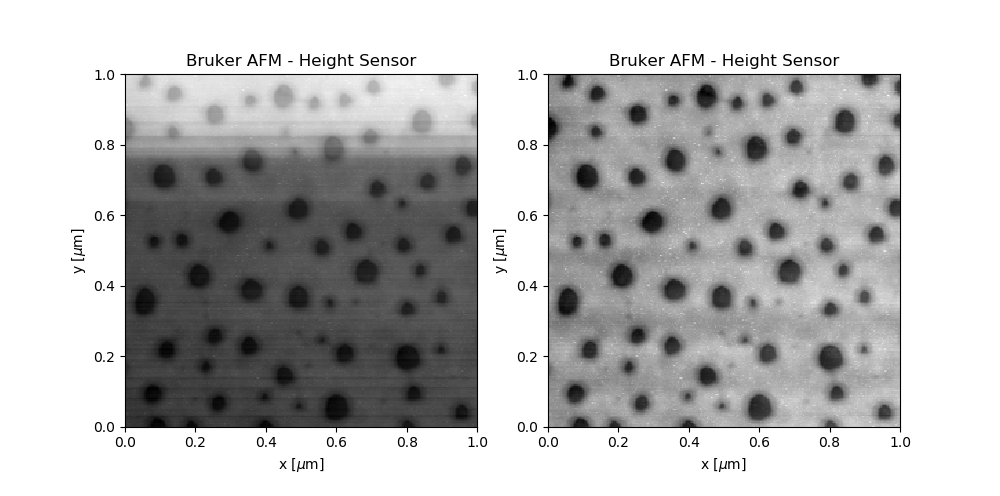
#> input picture AFM/AFM_basic_1.png, 1000 x 496 px
$ python -i AFM_hole_detection.py   (imports and definitions only)   (older library calls are emulated)
#> lines starting #> are read from the running program, lines starting #| are printed output that depends on the picture; after the words box and inside, x2 and y2 are one past the last pixel; in counts of white or black regions, pixels touching at a corner belong together
#> further down, picture is the input picture: shape (496, 1000); min 0, max 255, mean 186.6
# -*- coding: utf-8 -*-
"""
How to detect holes in a AFM picture (diameters and depths)

This script uses pySPM, you can download it from https://github.com/scholi/pySPM
Documentation is here https://github.com/scholi/pySPM/blob/master/doc/pySPM%20Documentation.ipynb
You have to instal it for example with 'Conda install [your_Package]' in anaconda prompt.
"""

import pySPM
import numpy as np
import numpy.ma as ma
import matplotlib.pyplot as plt
import os
import ntpath
from math import sqrt, pi
from skimage.feature import blob_log
from skimage import exposure, filters
from skimage import segmentation, measure, morphology, draw
from skimage import img_as_ubyte
from scipy import ndimage

# [16 lines left out: function correct_lines_objects, not called in this run]

def find_holes(im, min_sigma=1, max_sigma=25, num_sigma=20, threshold=.1):
    """
    find holes in a picture
    input : image
    output : image 0=background int=different regions=holes
    """
#> called with min_sigma = 1, max_sigma = 25, num_sigma = 20, threshold = 0.1
    #Pretreatment
    p_min = np.amin(im)
#> p_min = 0
    p_max = np.amax(im)
#> p_max = 255
    im_corrected_g = img_as_ubyte(1-(im-p_min)/(p_max-p_min))
    im_cor_eq = exposure.equalize_adapthist(im_corrected_g)
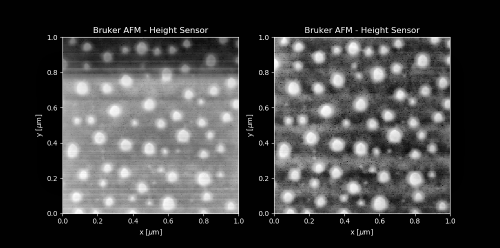
#> im_cor_eq: shape (496, 1000) float64 (shown at 1/2 size); min 0, max 1, mean 0.258

    #Use blob_log fonction (Laplacian of Gaussian) to find approach size of holes
    #to stay short time analysis : num_sigma=20
    #to small holes : min_sigma=1 , max_sigma=25
    #to big holes : min_sigma=15 , max_sigma=60
    blobs_log = blob_log(im_cor_eq, min_sigma=min_sigma , max_sigma=max_sigma, num_sigma=num_sigma, threshold=threshold)
#> blobs_log = 955 rows, first 8: [55, 252, 1], [58, 805, 1], [58, 382, 1], [64, 382, 1], [64, 411, 1], [58, 660, 1], [64, 805, 1], [64, 199, 1]
    blobs_log[:, 2] = blobs_log[:, 2] * sqrt(2)

    #plot holes, the black area (0) will be the background marker
    blob=np.zeros(np.shape(im))
    for i in range(len(blobs_log[:,0])):
        r,c=draw.circle(blobs_log[i][0], blobs_log[i][1], blobs_log[i][2], shape=np.shape(im))
        blob[r,c]=1
#> this loop made 955 passes
#> (r, c) on passes 1 to 3: ([54, 54, 54, 55, 55, 55, 56, 56, 56], [251, 252, 253, 251, 252, 253, 251, 252, 253]), ([57, 57, 57, 58, 58, 58, 59, 59, 59], [804, 805, 806, 804, 805, 806, 804, 805, 806]), ([57, 57, 57, 58, 58, 58, 59, 59, 59], [381, 382, 383, 381, 382, 383, 381, 382, 383])
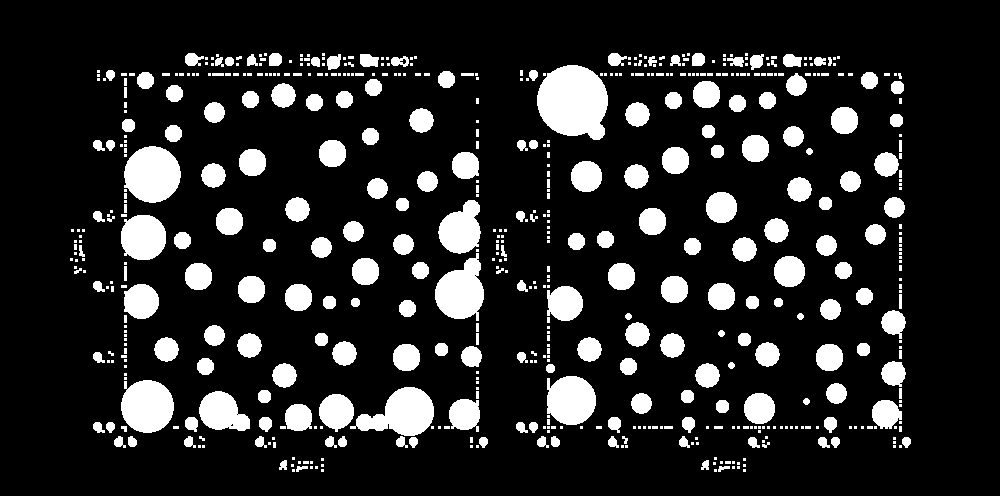
#> blob: shape (496, 1000) float64; values 0 (black) and 1 (white), 14.9% white; 584 white regions (363 under 20 px), largest, box (x1, y1, x2, y2) and area: (537, 65, 608, 140) 4120, (124, 146, 181, 203) 2510, (350, 387, 434, 436) 2379
    blob=morphology.binary_dilation(blob)
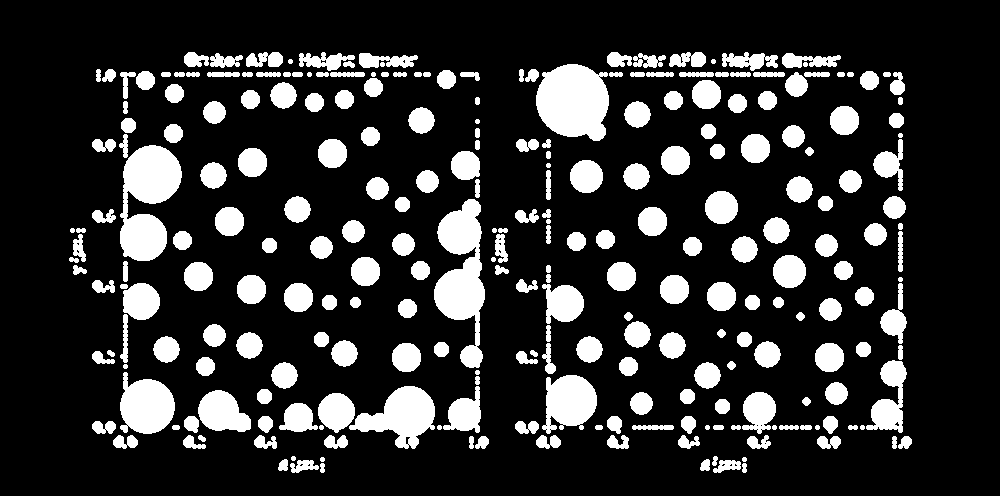
#> blob: shape (496, 1000) bool; 18.2% white; 262 white regions, largest, box (x1, y1, x2, y2) and area: (434, 199, 485, 368) 4674, (120, 145, 182, 261) 4637, (536, 64, 609, 141) 4403

    #plot center of holes, will be markers
    blob_peak=np.zeros(np.shape(im))
    for i in range(len(blobs_log[:,0])):
        r,c=draw.circle(blobs_log[i][0], blobs_log[i][1], 2, shape=np.shape(im))
        blob_peak[r,c]=1
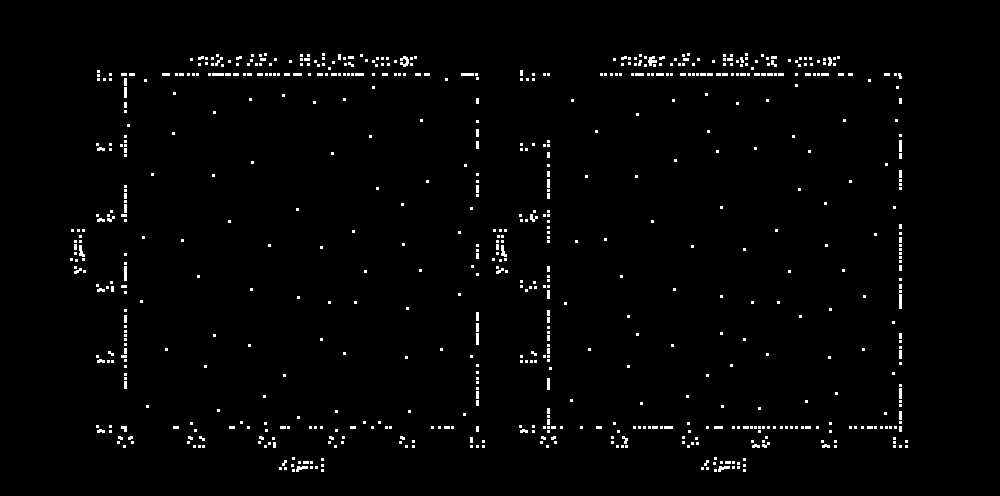
#> blob_peak: shape (496, 1000) float64; values 0 (black) and 1 (white), 1.7% white; 710 white regions (654 under 20 px), largest, box (x1, y1, x2, y2) and area: (400, 56, 409, 67) 61, (648, 56, 657, 66) 54, (124, 266, 127, 281) 45

    #label markers
    markers_black = (blob < 0.4).astype(np.int)
    labels_peaks = measure.label(blob_peak)
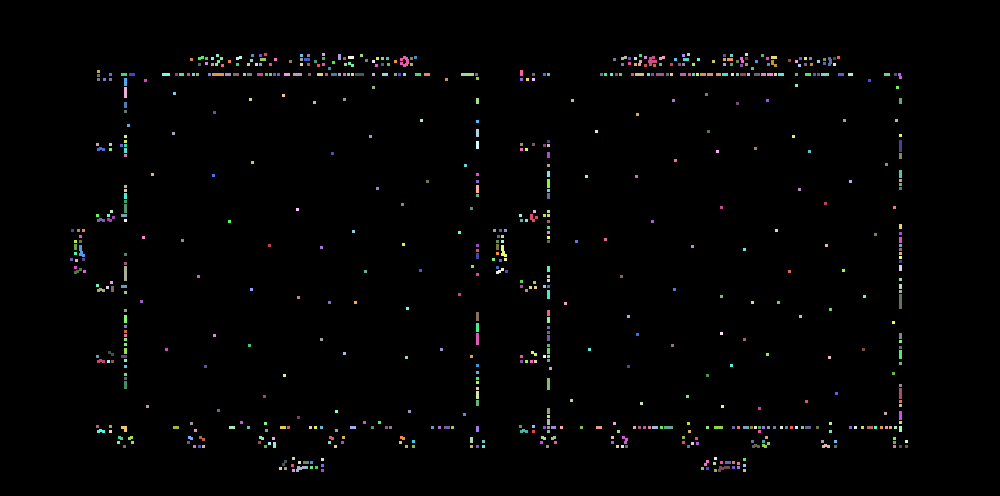
#> labels_peaks: shape (496, 1000) int64; 711 distinct labels, from 0 to 710; one colour per label, 0 black
    markers_black +=  labels_peaks
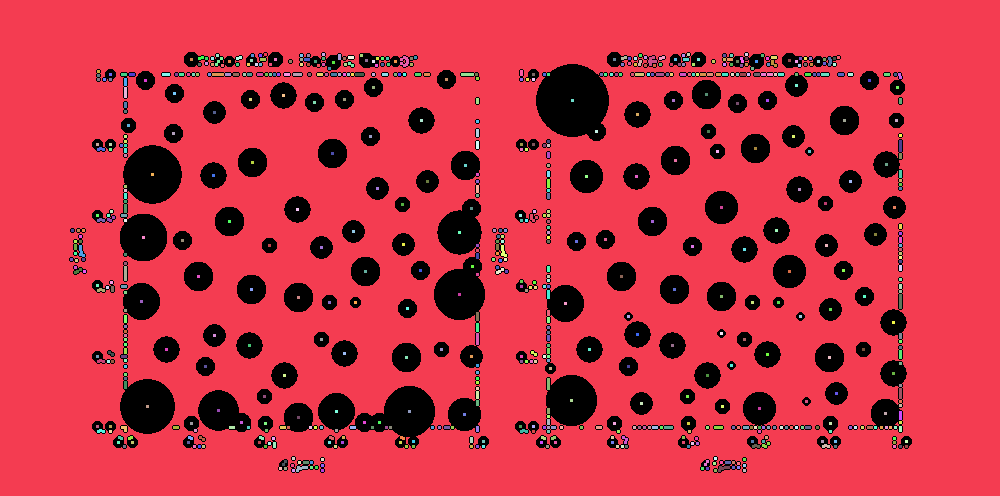
#> markers_black: shape (496, 1000) int64; 711 distinct labels, from 0 to 710; one colour per label, 0 black

    # /!\ watershed method take a gradient in argument
    gradient = ndimage.gaussian_gradient_magnitude(im_cor_eq, 2)
    ws = morphology.watershed(gradient, markers_black)
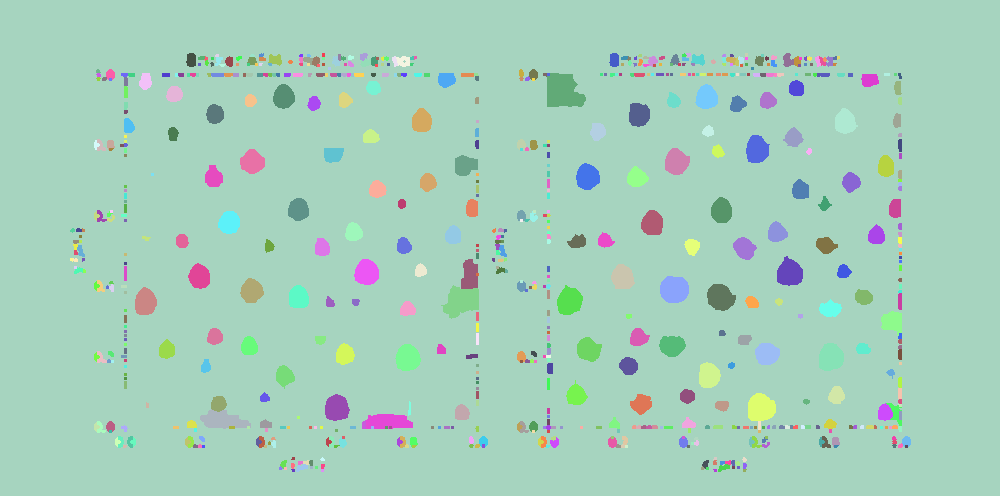
#> ws: shape (496, 1000) int64; 710 distinct labels, from 1 to 710; one colour per label, 0 black
    final=morphology.opening(ws)
#> final: shape (496, 1000) int64; 710 distinct labels, from 1 to 710

    return final

# [52 lines left out: function find_properties, not called in this run]


#Exemple is given for Burker AFM = SVI version
filename = os.path.realpath('image_test_AFM.001')
# [1 line that did not run here, left out]

#Print all possible channels
# [1 line not run here, left out]
#choose your channel
channel="Height Sensor"
# [1 line that did not run here, left out]
# [1 line that did not run here, left out]
#Working with square is simpler and sometimes SVI AFM bugs
# [5 lines that did not run here, left out]

#Best way to correct lines if you have big objects
# [1 line that did not run here, left out]

#Find holes in AFM picture
# [1 line that did not run here, left out]

#Save the scale to convert pixels in lenght
#Here I assume you work in nm
# [4 lines that did not run here, left out]

#Collect dimaeters and depths
# [1 line that did not run here, left out]

##Save data
folder_name = ntpath.dirname(filename)
title = ntpath.basename(filename).replace('.001','')
# [3 lines not run here, left out]

#Plot figure and object coutours
fig, ax = plt.subplots(1,2,figsize=(10,5))
# [2 lines not run here, left out]
# [1 line that did not run here, left out]
# [10 lines not run here, left out]

>>> import cv2
>>> picture = cv2.imread('AFM_basic_1.png', cv2.IMREAD_GRAYSCALE)
>>> result = find_holes(picture)

$ run again, on AFM/AFM_basic_2.png
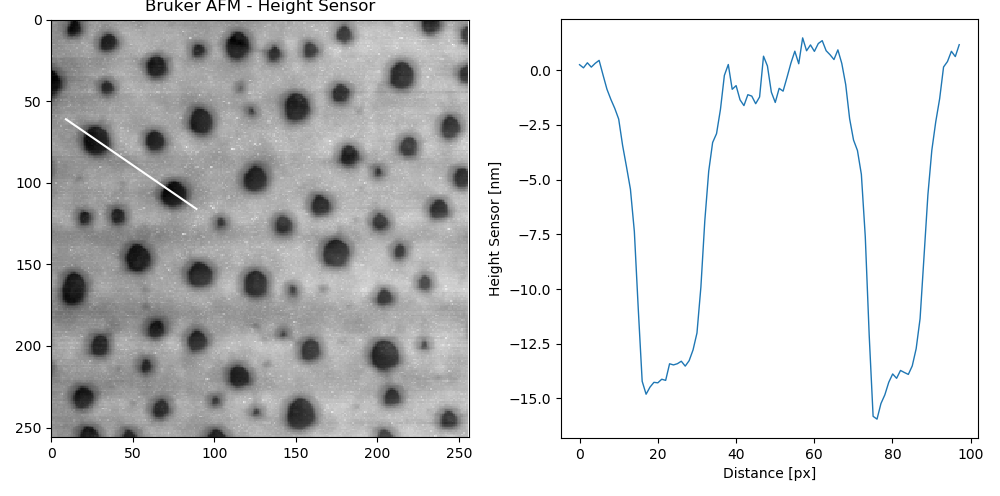
#> input picture AFM/AFM_basic_2.png, 1000 x 496 px
#> p_min = 0
#> p_max = 255
#> blobs_log = 1209 rows, first 8: [3, 341, 1], [3, 196, 1], [9, 341, 1], [254, 491, 1], [9, 238, 1], [9, 158, 1], [9, 260, 1], [9, 229, 1]
#> the loop in find_holes, `for i in range(len(blobs_log[:,0])):` made 1209 passes
#> (r, c) on passes 1 to 3: ([2, 2, 2, 3, 3, 3, 4, 4, 4], [340, 341, 342, 340, 341, 342, 340, 341, 342]), ([2, 2, 2, 3, 3, 3, 4, 4, 4], [195, 196, 197, 195, 196, 197, 195, 196, 197]), ([8, 8, 8, 9, 9, 9, 10, 10, 10], [340, 341, 342, 340, 341, 342, 340, 341, 342])
#> after the loop in find_holes, `for i in range(len(blobs_log[:,0])):`:
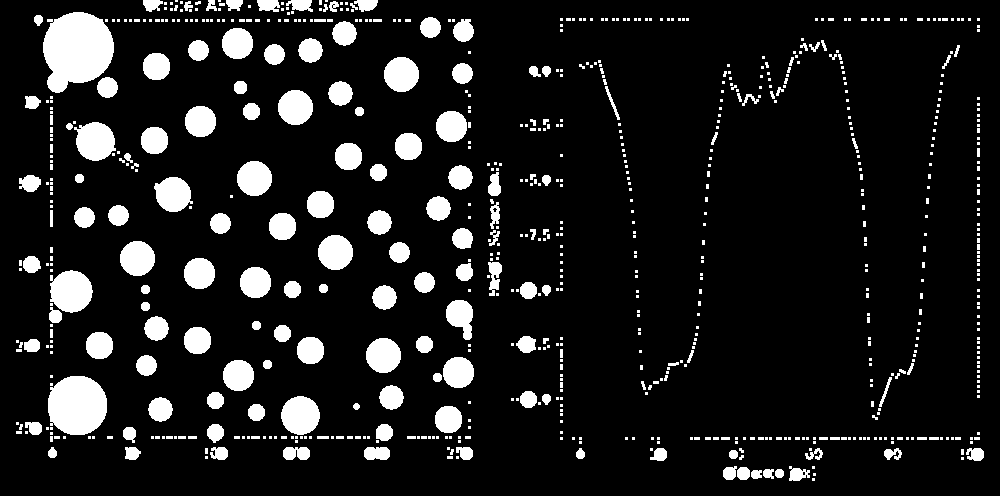
#> blob: shape (496, 1000) float64; values 0 (black) and 1 (white), 11.5% white; 762 white regions (592 under 20 px), largest, box (x1, y1, x2, y2) and area: (43, 12, 114, 93) 4251, (48, 376, 107, 435) 2831, (50, 270, 93, 313) 1419
#> labels_peaks: shape (496, 1000) int64; 860 distinct labels, from 0 to 859
#> in find_holes, `ws = morphology.watershed(gradient, markers_black)`:
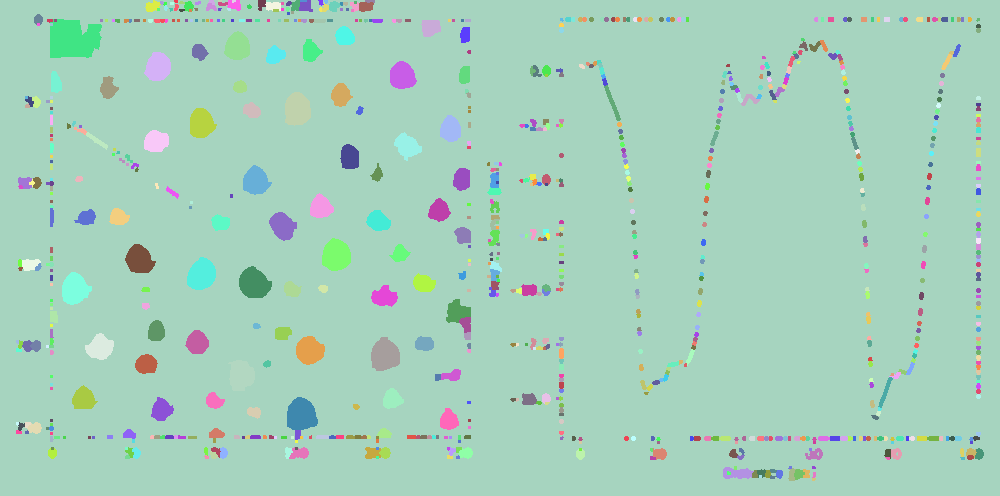
#> ws: shape (496, 1000) int64; 859 distinct labels, from 1 to 859; one colour per label, 0 black
#> final: shape (496, 1000) int64; 859 distinct labels, from 1 to 859

$ run again, on AFM/AFM_basic_3.png
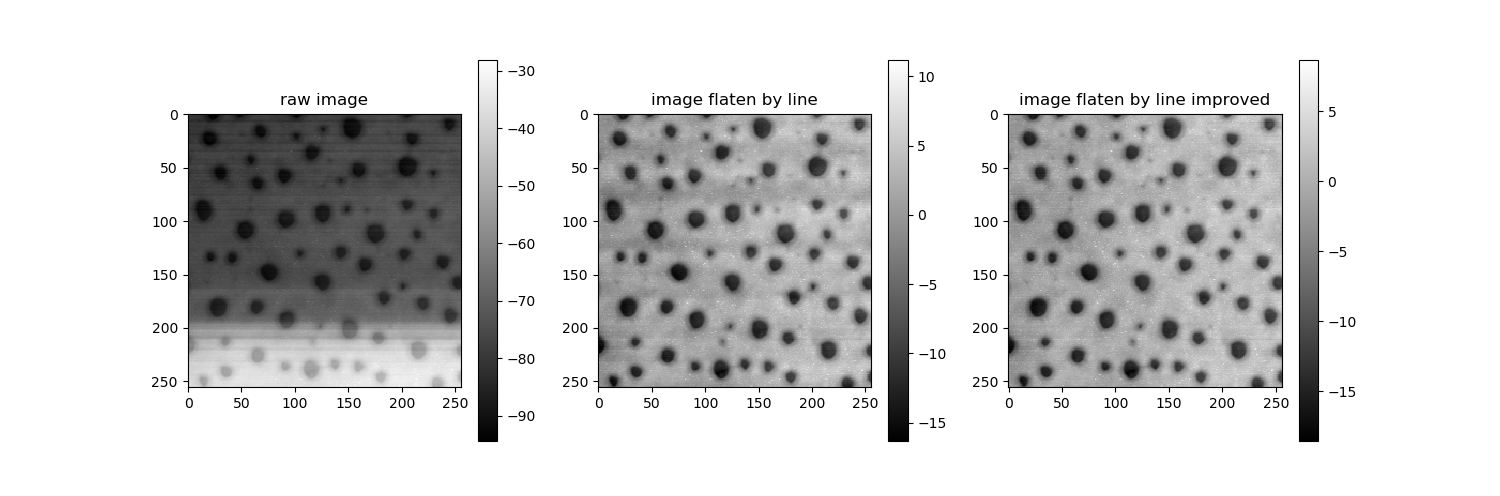
#> input picture AFM/AFM_basic_3.png, 1500 x 496 px
#> picture is the input picture: shape (496, 1500); min 0, max 255, mean 211.8
#> p_min = 0
#> p_max = 255
#> blobs_log = 1312 rows, first 8: [431, 1309, 8.58], [429, 898, 9.84], [431, 487, 8.58], [97, 282, 1], [97, 748, 1], [97, 1116, 1], [103, 710, 1], [103, 669, 1]
#> the loop in find_holes, `for i in range(len(blobs_log[:,0])):` made 1312 passes
#> (r, c) on passes 4 to 6: ([96, 96, 96, 97, 97, 97, 98, 98, 98], [281, 282, 283, 281, 282, 283, 281, 282, 283]), ([96, 96, 96, 97, 97, 97, 98, 98, 98], [747, 748, 749, 747, 748, 749, 747, 748, 749]), ([96, 96, 96, 97, 97, 97, 98, 98, 98], [1115, 1116, 1117, 1115, 1116, 1117, 1115, 1116, 1117])
#> after the loop in find_holes, `for i in range(len(blobs_log[:,0])):`:
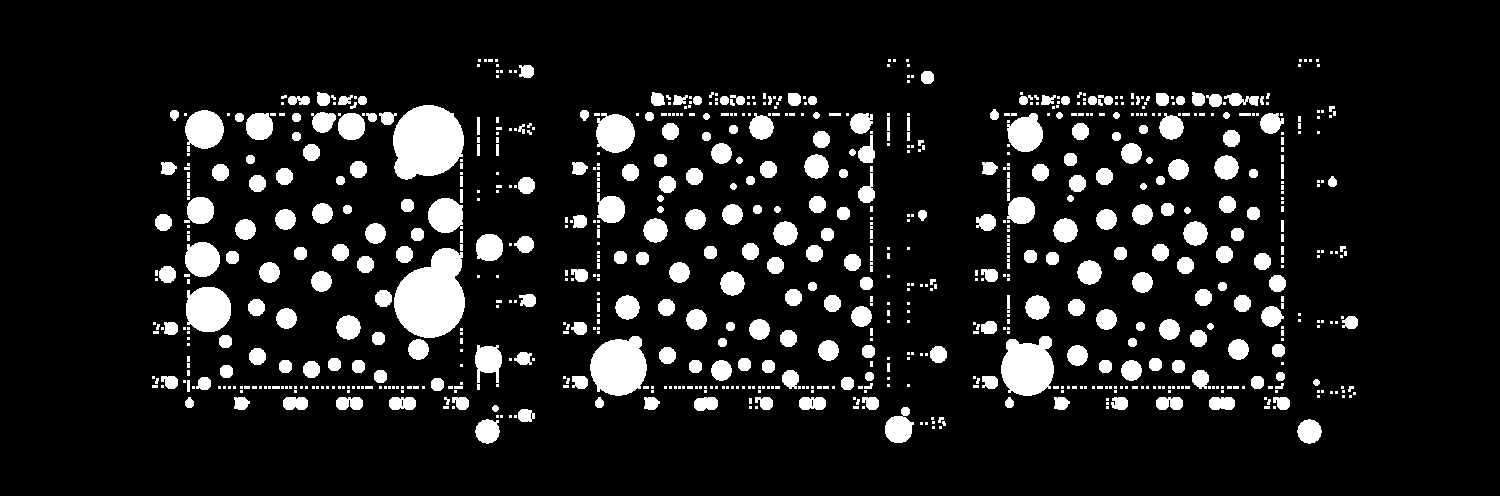
#> blob: shape (496, 1500) float64; values 0 (black) and 1 (white), 10.9% white; 829 white regions (518 under 20 px), largest, box (x1, y1, x2, y2) and area: (394, 248, 465, 338) 4574, (393, 105, 464, 180) 4179, (590, 336, 647, 396) 2628
#> the loop in find_holes, `for i in range(len(blobs_log[:,0])):` made 1312 passes
#> (r, c) on passes 1 to 3: ([430, 430, 430, 431, 431, 431, 432, 432, 432], [1308, 1309, 1310, 1308, 1309, 1310, 1308, 1309, 1310]), ([428, 428, 428, 429, 429, 429, 430, 430, 430], [897, 898, 899, 897, 898, 899, 897, 898, 899]), ([430, 430, 430, 431, 431, 431, 432, 432, 432], [486, 487, 488, 486, 487, 488, 486, 487, 488])
#> labels_peaks: shape (496, 1500) int64; 994 distinct labels, from 0 to 993
#> in find_holes, `ws = morphology.watershed(gradient, markers_black)`:
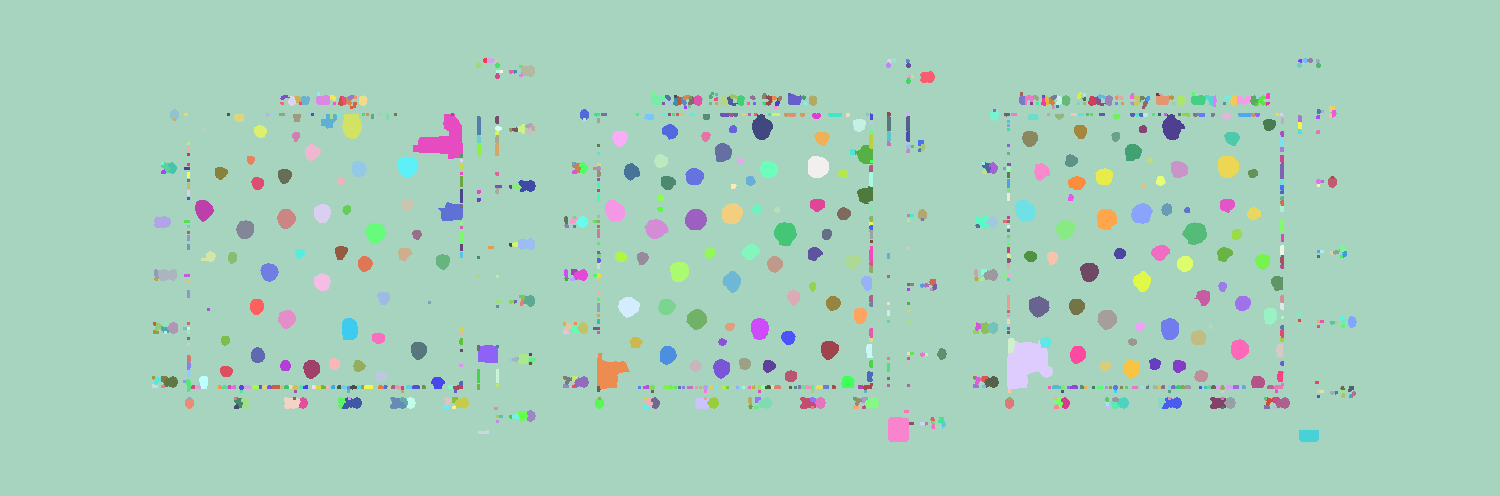
#> ws: shape (496, 1500) int64; 993 distinct labels, from 1 to 993; one colour per label, 0 black
#> final: shape (496, 1500) int64; 993 distinct labels, from 1 to 993
